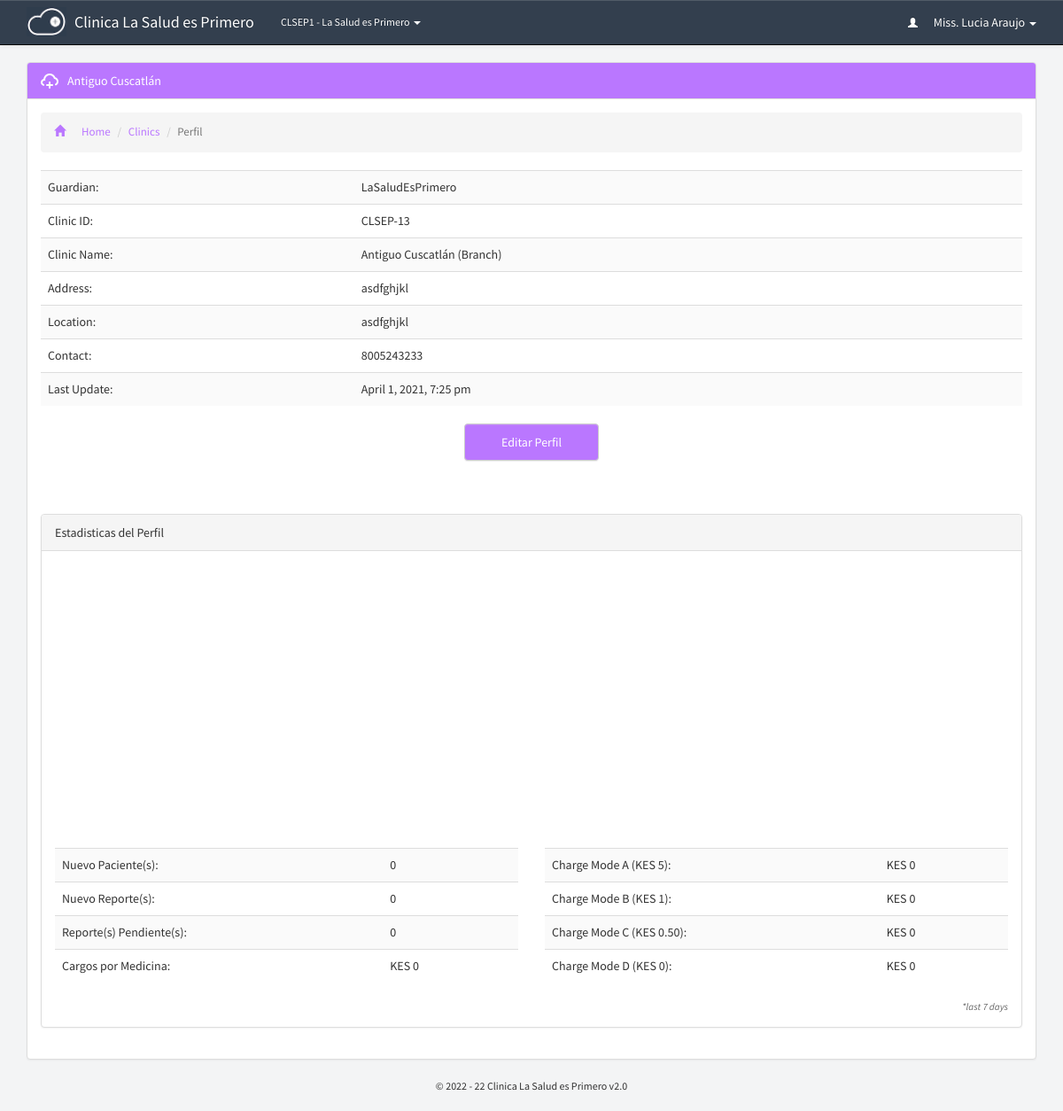
The page /clinics/profile.php?id=13 (signed in) on the database its author committed.
### tables this page shows
CREATE TABLE `p_branches_dir` (
  `id` bigint(20) NOT NULL,
  `guardian` varchar(250) NOT NULL,
  `name` varchar(250) NOT NULL,
  `address` varchar(250) NOT NULL,
  `location` varchar(250) NOT NULL,
  `contact` varchar(250) NOT NULL,
  `type` varchar(250) NOT NULL,
  `last_update` datetime NOT NULL
);

CREATE TABLE `p_global_permissions` (
  `id` varchar(250) NOT NULL DEFAULT '',
  `portal_name` varchar(250) NOT NULL,
  `version` varchar(250) NOT NULL,
  `guardian_short_name` varchar(250) NOT NULL,
  `guardian_name` varchar(250) NOT NULL,
  `register_patient` varchar(20) NOT NULL,
  `prescribe_patient` varchar(20) NOT NULL,
  `patients_directory` varchar(20) NOT NULL,
  `pending_prescriptions` varchar(20) NOT NULL,
  `add_staff` varchar(20) NOT NULL,
  `staff_directory` varchar(20) NOT NULL,
  `my_porfile` varchar(20) NOT NULL,
  `staff_profile` varchar(20) NOT NULL,
  `add_branch` varchar(20) NOT NULL,
  `branches_directory` varchar(20) NOT NULL,
  `global_settings` varchar(20) NOT NULL,
  `introduce_medicine` varchar(20) NOT NULL,
  `update_stock` varchar(20) NOT NULL,
  `consumed_stock_local` varchar(20) NOT NULL,
  `consumed_stock_global` varchar(20) NOT NULL,
  `opening_time` varchar(250) NOT NULL,
  `closing_time` varchar(250) NOT NULL,
  `during_close_time` varchar(20) NOT NULL,
  `theme` varchar(250) NOT NULL,
  `timezone` varchar(250) NOT NULL,
  `charge_mode_a` varchar(250) NOT NULL,
  `charge_mode_b` varchar(250) NOT NULL,
  `charge_mode_c` varchar(250) NOT NULL,
  `charge_mode_d` varchar(250) NOT NULL,
  `access_level_6` varchar(250) NOT NULL,
  `access_level_5` varchar(250) NOT NULL,
  `access_level_4` varchar(250) NOT NULL,
  `access_level_3` varchar(250) NOT NULL,
  `access_level_2` varchar(250) NOT NULL,
  `access_level_1` varchar(250) NOT NULL,
  `mobile_number` varchar(250) NOT NULL,
  `address` varchar(250) NOT NULL,
  `sign_level` varchar(250) NOT NULL,
  `medicine_directory` varchar(250) NOT NULL,
  `medicine_profile` varchar(250) NOT NULL,
  `patient_contact` varchar(250) NOT NULL,
  `patient_address` varchar(250) NOT NULL,
  `patient_email` varchar(250) NOT NULL,
  `edit_patient` varchar(250) NOT NULL,
  `manage_patients` varchar(250) NOT NULL,
  `auto_refresh` varchar(250) NOT NULL,
  `currency` varchar(250) NOT NULL,
  `charge_mode_a_value` int(20) NOT NULL,
  `charge_mode_b_value` int(20) NOT NULL,
  `charge_mode_c_value` int(20) NOT NULL,
  `charge_mode_d_value` int(20) NOT NULL,
  `updated_by` varchar(255) NOT NULL,
  `last_update` datetime NOT NULL,
  `recent_hours` varchar(250) NOT NULL
);

### includes/libraries.php (called while the page is built, shortened)
<?php
	include "staff.php";
	include "medicine.php";
	include "patients.php";
	include "branches.php";
function sns_header($title){
	require_once "../theme/htmlhead.php";
	require_once "../theme/header.php";
}
function sns_footer(){
	require_once "../theme/footer.php";
}
function show_recent_hours(){
	if(get_global('recent_hours') > 48):
		$total_hours = get_global('recent_hours');
		$total_hours = 3600 * $total_hours;
		$dtF = new \DateTime('@0');
		$dtT = new \DateTime("@$total_hours");
		return $dtF->diff($dtT)->format('%a days');
	else:
		return get_global('recent_hours').' hours';
	endif;
}
?>

### pre-includes/regular-functions.php (called while the page is built, shortened)
<?php
	$global_permission=mysqli_fetch_object(mysqli_query($con,"select * from p_global_permissions where id='1'"));
function get_global($query){
	global $con;
	$get_global=mysqli_fetch_object(mysqli_query($con,"select $query from p_global_permissions where id='1' "));
	return $get_global->$query;
}
function if_logged_in(){
	if(empty($_SESSION['id'])) {
		return false;
	}else if(empty($_SESSION['branch'])){
		return false;
	}else if(empty($_SESSION['session_id'])){
		return false;
	}else if(empty($_SESSION['access_level'])){
		return false;
	}else if(empty($_SESSION['unique_code'])){
		return false;
	}else {
		return true;
	}
}
function display_time($datetime){
	$processing = strtotime($datetime);
	$today=date("Y-m-d");
	$extract_day=(date("Y-m-d", $processing));
	if($today==$extract_day){ $output="".date("g:i a", $processing)." Today";
	}else{$output = date("F j, Y, g:i a", $processing);}
	return $output;
}
function charge_mode($mode){
	global $global_permission;
	if($mode=="a"){$charge="$global_permission->charge_mode_a";}
	else if($mode=="b"){$charge="$global_permission->charge_mode_b";}
	else if($mode=="c"){$charge="$global_permission->charge_mode_c";}
	else{$charge="$global_permission->charge_mode_d";}
	return $charge;
}
function display_permission($query,$user = NULL){
	global $con;
	if(isset($user)){
		$access_level=staff_info("access_level",$user);
	}else{
		$access_level=$_SESSION['access_level'];
	}
	$sql=mysqli_query($con,"select * from p_global_permissions")or die(mysqli_error());
	while($permission_for=mysqli_fetch_array($sql)){
	if($access_level>=$permission_for[$query]){return true;}else{return false;}
	}
}

### includes/staff.php (called while the page is built, shortened)
<?php
function staff_info($query,$id = NULL){
	global $con;
	if(!isset($id)){
		$id = $_SESSION['id'];
	}
	$call=mysqli_fetch_object(mysqli_query($con, "select * from p_staff_dir where id='$id'"));
	return $call->$query;
}
?>

### includes/branches.php (called while the page is built, shortened)
<?php
function branch_name($code){
	global $con;
	$call=mysqli_fetch_object(mysqli_query($con, "select * from p_branches_dir where id='$code'"));
	return $call->name;
}
?>

### pre-includes/all.php (called while the page is built, shortened)
<?php
include "db.php";
require_once "regular-functions.php";
?>

### includes/initiate.php (called while the page is built)
<?php
	require_once "../pre-includes/all.php";
	require_once "libraries.php";
?>

### includes/patients.php (called while the page is built, shortened)
<?php
function count_today_patients($branch,$hours = NULL){
	global $con;
		$getting_total=mysqli_query($con, "select * from p_patients_dir where last_update > NOW() - INTERVAL $hours HOUR and branch='$branch'");
	 	$getting_total=mysqli_num_rows($getting_total);
		return $getting_total;
}
function count_today_reports($branch,$hours = NULL){
	global $con;
		$getting_total=mysqli_query($con, "select * from p_reports where last_update > NOW() - INTERVAL $hours HOUR  and branch='$branch'");
	 	$getting_total=mysqli_num_rows($getting_total);
		return $getting_total;
}
function count_today_preports($branch,$hours = NULL){
	global $con;
		$getting_total=mysqli_query($con, "select * from p_reports where signed_by='' and last_update > NOW() - INTERVAL $hours HOUR  and branch='$branch'");
	 	$getting_total=mysqli_num_rows($getting_total);
		return $getting_total;
}
function count_today_sales($branch,$hours = NULL){
	global $con;
	$sales=0;
	$sql=mysqli_query($con, "select * from p_reports where last_update > NOW() - INTERVAL $hours HOUR and branch='$branch' and signed_by!='' ")or die(mysqli_error());
	return $sales;
}
function count_reports_charge_mode($charge,$branch,$hours = NULL){
	global $con;
		$getting_total=mysqli_query($con, "select * from p_reports where last_update > NOW() - INTERVAL $hours HOUR and charge='$charge' and branch='$branch'");
	 	$getting_total=mysqli_num_rows($getting_total);
		return $getting_total;
}
?>

### clinics/profile.php (the view, shortened to what this page needs)
<?php
    require_once "../includes/initiate.php";
	if(isset($_GET['id'])){$branch_id=$_GET['id'];}
    sns_header('Clinic Profile');
?>
    <?php $clinic=mysqli_fetch_object(mysqli_query($con, "select * from p_branches_dir where id='$branch_id' "));?>
<div id="branch-profile" class="container page">
<div class="panel panel-default">
  <div class="panel-heading theme-branches"><span class="inlineicon network-mini"><?php echo "$clinic->name";?></span></div>
<div class="panel-body">
<ol class="breadcrumb link-branches">
  <li><a href="../dashboard"><i class="glyphicon glyphicon-home"></i>Home</a></li>
  <li><a href="../clinics/">Clinics</a></li>
  <li class="active">Perfil</li>
</ol>
    <table class="table table-striped link-branches"><tbody>
    <tr><td>Guardian:</td><td><?php echo "$global_permission->guardian_name"?></td><td></td></tr>
    <tr><td>Clinic ID:</td><td><?php echo "$global_permission->guardian_short_name"?>-<?php echo "$clinic->id";?></td><td></td></tr>
    <tr><td>Clinic Name:</td><td><?php echo "$clinic->name";?> (<?php echo "$clinic->type";?>)</td><td></td></tr>
    <tr><td>Address:</td><td><?php echo "$clinic->address";?></td><td></td></tr>
    <tr><td>Location:</td><td><?php echo "$clinic->location";?></td><td></td></tr>
    <tr><td>Contact:</td><td><?php echo "$clinic->contact";?></td><td></td></tr>
    <tr><td>Last Update:</td><td><?php echo display_time("$clinic->last_update");?></td><td></td></tr>
    </tbody></table>
    <?php if(display_permission("add_branch")==true){?>
    <div class="edit-button"><a class="btn btn-default formbutton theme-branches" href="edit.php?id=<?php echo "$clinic->id";?>">Editar Perfil</a></div>
    <?php } ?>
    <br><br>
    <div class="panel panel-default">
      <div class="panel-heading theme-bransches"><span class="inlineicon netwsork-mini">Estadisticas del Perfil</span></div>
    <div class="panel-body">
    <div id="curve_chart" style="width: 100%; height: 300px;" class="center-chart"></div>
    <br>
      <div class="row">
        <div class="col-md-6">
        <table class="table table-striped link-branches"><tbody>
            <tr><td>Nuevo Paciente(s):</td><td><?php echo count_today_patients($branch_id,get_global('recent_hours'));?></td><td></td></tr>
            <tr><td>Nuevo Reporte(s):</td><td><?php echo count_today_reports($branch_id,get_global('recent_hours'));?></td><td></td></tr>
            <tr><td>Reporte(s) Pendiente(s):</td><td><?php echo count_today_preports($branch_id,get_global('recent_hours'));?></td><td></td></tr>
            <tr><td>Cargos por Medicina:</td><td><?php echo get_global('currency');?> <?php echo count_today_sales($branch_id,get_global('recent_hours'));?></td><td></td></tr>
        </tbody></table>
        </div>
        <div class="col-md-6">
        <table class="table table-striped link-branches"><tbody>
            <tr><td>Charge Mode A (<?php echo get_global('currency')." ".charge_mode("a");?>):</td><td><?php echo get_global('currency');?>  <?php echo charge_mode("a")*count_reports_charge_mode("a",$branch_id,get_global('recent_hours'));?></td><td></td></tr>
            <tr><td>Charge Mode B (<?php echo get_global('currency')." ".charge_mode("b");?>):</td><td><?php echo get_global('currency');?>  <?php echo charge_mode("b")*count_reports_charge_mode("b",$branch_id,get_global('recent_hours'));?></td><td></td></tr>
            <tr><td>Charge Mode C (<?php echo get_global('currency')." ".charge_mode("c");?>):</td><td><?php echo get_global('currency');?>  <?php echo charge_mode("c")*count_reports_charge_mode("c",$branch_id,get_global('recent_hours'));?></td><td></td></tr>
            <tr><td>Charge Mode D (<?php echo get_global('currency')." ".charge_mode("d");?>):</td><td><?php echo get_global('currency');?>  <?php echo charge_mode("d")*count_reports_charge_mode("d",$branch_id,get_global('recent_hours'));?></td><td></td></tr>
        </tbody></table>
        </div>
      </div>
      <div class="chart-note">*last <?php echo show_recent_hours();?></div>
    </div></div>
</div>
</div>
</div>
<div id="branch-profile" class="container spage">
<div class="row">
<div class="col-md-12">
</div>
</div></div>

### theme/header.php (shortened to what this page needs)
<link rel="stylesheet" href="//netdna.bootstrapcdn.com/bootstrap/3.0.3/css/bootstrap.min.css">
<link rel="stylesheet" href="../theme/css/bootstrap.min.css">
<link rel="stylesheet" href="../theme/css/bootstrap-theme.min.css">
<link rel="stylesheet" href="../theme/css/main.css">
</head>
<body>
<?php
  if( if_logged_in() == true ):
?>
<nav class="navbar navbar-default navbar-fixed-top navbar-inverse">
  <div class="container">
    <div class="navbar-header">
      <a class="navbar-brand" href="../dashboard">
        <div class="img-brand img-responsive"><img alt="Brand" src="../theme/images/mini-inline-logo-res.png" class="img-responsive img-brand"/></div>
        <div class="text"><?php echo get_global('portal_name');?></div>
      </a>
    </div>
    <div class="collapse navbar-collapse" id="bs-example-navbar-collapse-1">
      <ul class="nav navbar-nav">
       <li class="dropdown mini">
          <a href="#" class="dropdown-toggle" data-toggle="dropdown" role="button" aria-haspopup="true" aria-expanded="false"><?php echo get_global('guardian_short_name'); echo staff_info('branch');?> - <?php echo branch_name(staff_info('branch'));?> <span class="caret"></span></a>
        </li>
      </ul>
      <ul class="nav navbar-nav navbar-right">
       <li class="dropdown">
          <a href="#" class="dropdown-toggle" data-toggle="dropdown" role="button" aria-haspopup="true" aria-expanded="false"><i class="glyphicon glyphicon-user"></i> <?php echo staff_info("full_name");?> <span class="caret"></span></a>
        </li>
      </ul>
    </div>
  </div>
</nav>
<?php endif; ?>

### theme/css/main.css (style rules this page uses)
body,html { background:#F3F4F5;font-family:'Source Sans Pro',sans-serif }
.page.container { margin-top:70px }
.panel-body:before { -webkit-clip-path:polygon(0 0,100% 0,100% 56%,0 42%);clip-path:polygon(0 0,100% 0,100% 56%,0 42%);background-color:#e2e8ec!important }
.navbar-inverse { background:#333f4e!important;color:#fff }
.navbar-nav .mini { font-size:12px }
.navbar-inverse .navbar-brand,.navbar-default .navbar-brand,.navbar-inverse .navbar-nav>li>a,.navbar-default .navbar-nav>li>a { color:#fff!important }
.navbar-inverse .navbar-brand { padding-top:0 }
.navbar-inverse .img-brand { padding-top:0;margin-top:-4px;max-height:33px }
.navbar-inverse .navbar-brand .img-brand,.navbar-inverse .navbar-brand .text { display:inline-block!important }
.navbar-inverse .navbar-brand .text { padding-top:15px!important;margin-left:5px }
.navbar-nav .glyphicon { font-size:11px!important;padding-right:15px }
.theme-branches { background:#BA77FF!important;color:#fff!important }
.link-branches a { color:#BA77FF!important }
.breadcrumb i { padding-right:18px }
.table-striped td { line-height:21px!important }
.btn-default.theme-portal,.btn-default.theme-patients,.btn-default.theme-staff,.btn-default.theme-branches,.btn-default.theme-medicines,.btn-default.norm { text-transform:capitalize;padding:10px 35px;text-shadow:none;display:block;width:152px!important;text-align:center }
.panel-body li { list-style:none;padding:5px 0;font-size:13px;color:#333 }
.panel-default>.panel-heading { background-image:none }
.table-striped>tbody>tr:nth-child(odd),.table-striped>tbody>tr:nth-child(odd)>td,.table-striped>tbody>tr:nth-child(odd)>th { background:#fafafa!important }
.network-mini { background:url(../icons/network-mini.png) no-repeat 0 1px;padding-left:30px;background-size:20px auto }
.center-chart { margin:0 auto!important;width:100%;font-family:'Source Sans Pro',sans-serif!important }
.chart-note { text-align:right;font-size:11px;color:#666;font-style:italic }
.edit-button,.btn.btn-default.formbutton { margin:20px auto!important;text-align:center!important }

### rows shown on the page
p_branches_dir: name "La Salud es Primero"
p_branches_dir: name "Antiguo Cuscatlán", id "13", type "Branch", address "asdfghjkl", location "asdfghjkl", contact "8005243233", last_update "April 1, 2021, 7:25 pm"
p_global_permissions: guardian_name "LaSaludEsPrimero", guardian_short_name "CLSEP", charge_mode_a "5", charge_mode_b "1", charge_mode_c "0.50", charge_mode_d "0"

### other values the page prints
get_global('portal_name') "Clinica La Salud es Primero"
get_global('guardian_short_name') "CLSEP"
staff_info('branch') "1"
staff_info("full_name") "Miss. Lucia Araujo"
count_today_patients($branch_id,get_global('recent_hours')) "0"
count_today_reports($branch_id,get_global('recent_hours')) "0"
count_today_preports($branch_id,get_global('recent_hours')) "0"
get_global('currency') "KES"
count_today_sales($branch_id,get_global('recent_hours')) "0"
show_recent_hours() "7 days"
get_global('version') "2.0"
